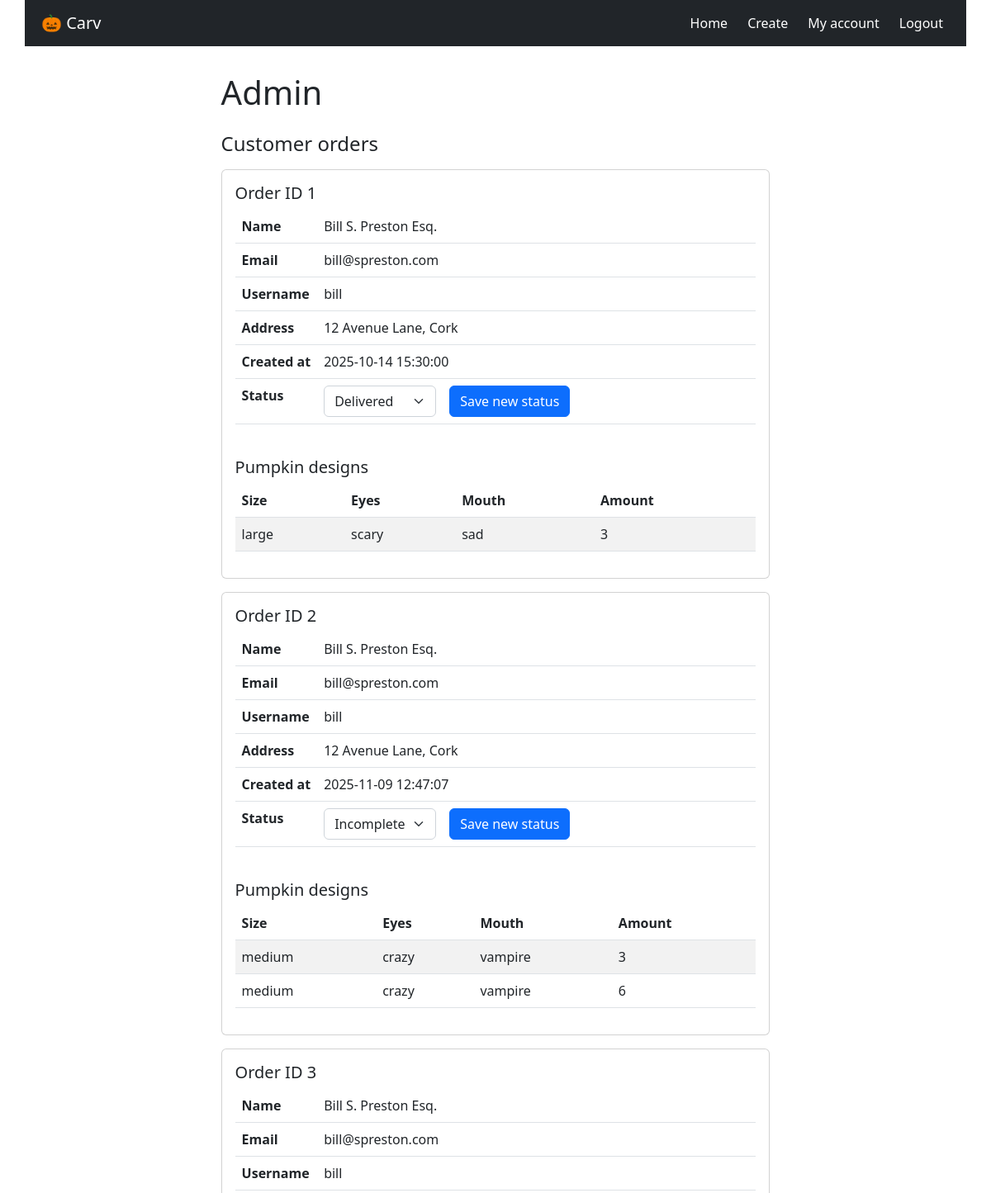
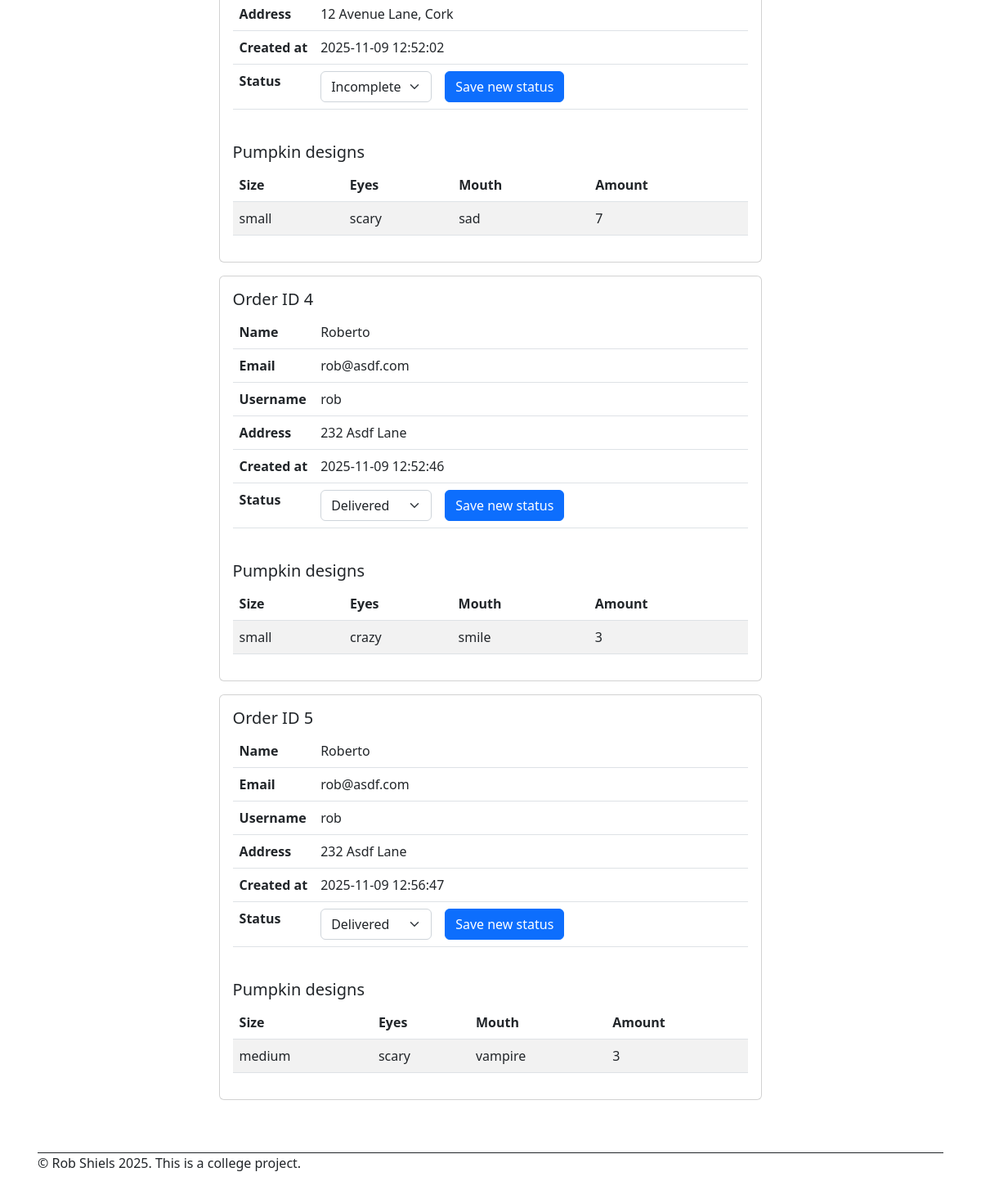
Page /admin (signed in) on the earlier database version (2 pictures, top to bottom).
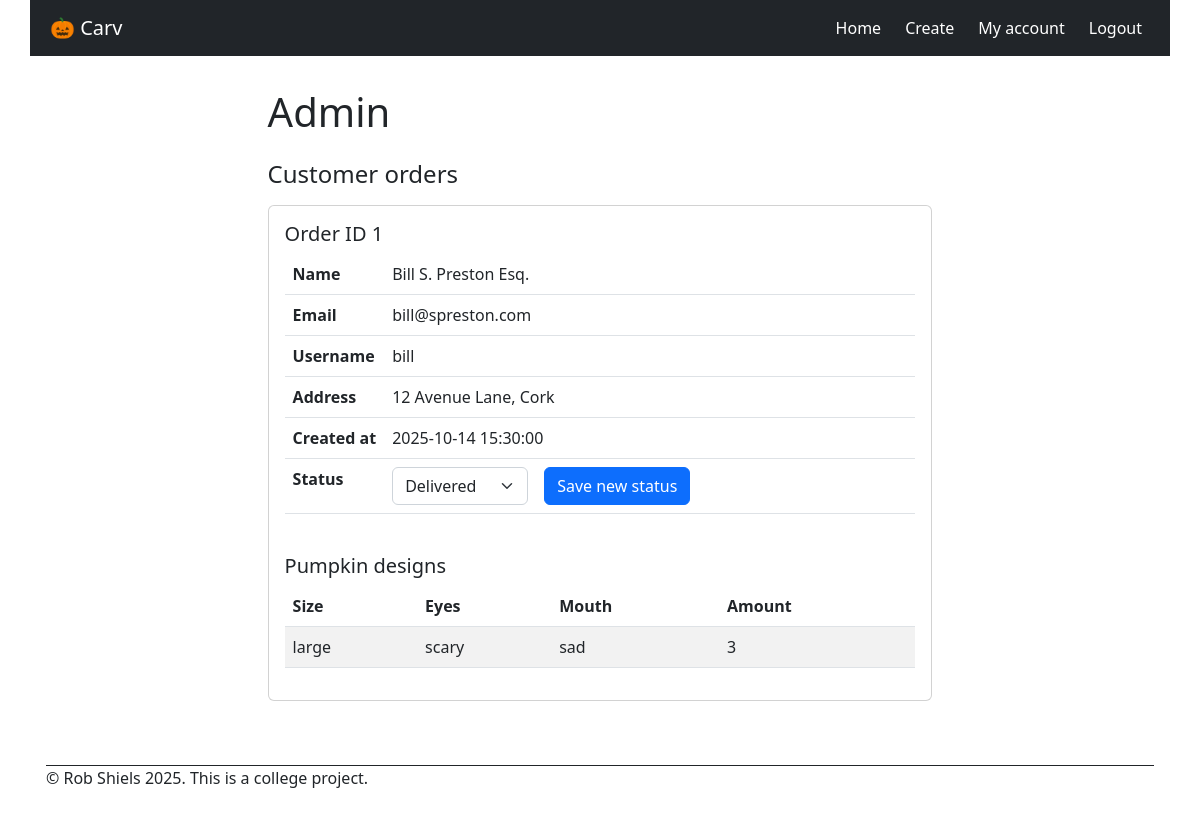
Same page on the later database version.
### models.py (models this page shows, shortened)
class Order(db.Model):
    __tablename__ = 'order'
    order_id: Mapped[int] = mapped_column(primary_key=True)
    created_at: Mapped[datetime] = mapped_column(nullable=False,  default=lambda: datetime.now(timezone.utc).replace(microsecond=0))
    status: Mapped[str] = mapped_column(nullable=True)
    customer_id: Mapped[int] = mapped_column(db.ForeignKey('user.user_id'), nullable=False) # Add 'delete' button to delete customer and all associated ordres
    customer = db.relationship('User', back_populates='orders')
    pumpkins = db.relationship('PumpkinDesign', back_populates='order',  cascade='all, delete-orphan', passive_deletes=True )  # one-to-many

class User(db.Model, UserMixin):
    __tablename__ = 'user'
    user_id: Mapped[int] = mapped_column(primary_key=True)
    username: Mapped[str] = mapped_column(nullable=False)
    password: Mapped[str] = mapped_column(nullable=False)
    name: Mapped[str] = mapped_column(nullable=False)
    email: Mapped[str] = mapped_column(nullable=False, unique=True)
    address: Mapped[str] = mapped_column(nullable=False)
    role: Mapped[str] = mapped_column(nullable=False, default="customer")
    orders = db.relationship('Order', back_populates='customer')

class PumpkinDesign(db.Model):
    __tablename__ = 'pumpkin_design'
    design_id: Mapped[int] = mapped_column(primary_key=True)
    size: Mapped[str] = mapped_column(nullable=False)
    eyes: Mapped[str] = mapped_column(nullable=False)
    mouth: Mapped[str] = mapped_column(nullable=False)
    amount: Mapped[int] = mapped_column(nullable=False)
    created_at: Mapped[datetime] = mapped_column(nullable=False,  default=lambda: datetime.now(timezone.utc).replace(microsecond=0))
    order_id: Mapped[int] = mapped_column(db.ForeignKey('order.order_id', ondelete='CASCADE'), nullable=False)
    order = db.relationship('Order', back_populates='pumpkins')

### app.py (the view)
@app.route("/admin")
@login_required
def admin_page():
    orders = Order.query.order_by(Order.order_id).all()
    return render_template("admin.html", orders=orders)

### app.py (called while the page is built)
@login_manager.user_loader
def load_user(user_id):
    return User.query.get(int(user_id))

### templates/admin.html (shortened to what this page needs)
{% set title = "Admin" %}
{% extends "base.html" %}
{% block main %}
<h4 class="card-title mb-3">Customer orders</h4>
{% for order in orders %}
<div class="card mb-3">
    <div class="card-body">
        <div class="pb-4">
            <h5>Order ID {{ order.order_id }}</h5>
            <table class="table">
                <tbody>
                    <tr>
                        <th scope="row" class="hug">Name</th>
                        <td>{{ order.customer.name }}</td>
                    </tr>
                    <tr>
                        <th scope="row" class="hug">Email</th>
                        <td>{{ order.customer.email }}</td>
                    </tr>
                    <tr>
                        <th scope="row" class="hug">Username</th>
                        <td>{{ order.customer.username }}</td>
                    </tr>
                    <tr>
                        <th scope="row" class="hug">Address</th>
                        <td>{{ order.customer.address }}</td>
                    </tr>
                    <tr>
                        <th scope="row" class="hug">Created at</th>
                        <td>{{ order.created_at }}</td>
                    </tr>
                    <tr>
                        <th scope="row" class="hug">Status</th>
                        <td>
                            <form action="{{ url_for('update_status', order_id=order.order_id) }}" method="POST"
                                class="row g-3">
                                <div class="col-auto"> <select name="status" class="order-status form-select"
                                        data-status="{{ order.status or '' }}" aria-label="Order status">
                                        <option value="Incomplete">Incomplete</option>
                                        <option value="Delivered">Delivered</option>
                                    </select>
                                </div>
                                <div class="col-auto">
                                    <button type="submit" class="btn btn-primary ">Save new status</button>
                                </div>
                            </form>
                        </td>
                    </tr>
                </tbody>
            </table>
        </div>
        <h5 class="card-title ">Pumpkin designs</h5>
        {% if order.pumpkins %}
        <table class="table table-striped">
            <thead>
                <tr>
                    <th>Size</th>
                    <th>Eyes</th>
                    <th>Mouth</th>
                    <th>Amount</th>
                </tr>
            </thead>
            <tbody>
                {% for pumpkin in order.pumpkins %}
                <tr>
                    <td>{{ pumpkin.size }}</td>
                    <td>{{ pumpkin.eyes }}</td>
                    <td>{{ pumpkin.mouth }}</td>
                    <td>{{ pumpkin.amount }}</td>
                </tr>
                {% endfor %}
            </tbody>
        </table>
        {% else %}
        <p class="text-muted">No pumpkins were added to this order. Please contact the customer.</p>
        {% endif %}
    </div>
</div>
{% endfor %}
{% endblock %}

### templates/base.html (shortened to what this page needs)
<!DOCTYPE html>
<html lang="en">
<head>
  <link rel="stylesheet" href="https://cdn.jsdelivr.net/npm/bootstrap@5.2.3/dist/css/bootstrap.min.css"
>
  <link rel="stylesheet" href="https://cdn.jsdelivr.net/npm/bootstrap-icons@1.3.0/font/bootstrap-icons.css">
  <link rel="stylesheet" href="{{ url_for('static', filename='css/style.css') }}">
</head>
<body>
  <div id="wrapper">
    <nav class="navbar navbar-expand-lg navbar-dark bg-dark p-2">
      <div class="container-fluid">
        <a class="navbar-brand" href="{{ url_for('index') }}">
          🎃
             Carv
        </a>
        <div class="collapse navbar-collapse" id="navbarNav">
          <ul class="navbar-nav ms-auto gap-2">
            <li class="nav-item">
              <a class="nav-link active" aria-current="page" href="{{ url_for('index') }}">Home</a>
            </li>
            <li class="nav-item">
              <a class="nav-link active" href="{{ url_for('create_pumpkin_page') }}">Create</a>
            </li>
            {% if current_user.is_authenticated %}
            <li class="nav-item">
              {% if current_user.role == 'admin' %}
              <a class="nav-link active" href="{{ url_for('admin_page') }}">Admin</a>
              {% else %}
              <a class="nav-link active" href="{{ url_for('my_account') }}">My account</a>
              {% endif %}
            </li>
            <li class="nav-item">
              <a class="nav-link active" href="{{ url_for('logout') }}">Logout</a>
            </li>
            {% endif %}
          </ul>
        </div>
      </div>
    </nav>
    <main>
      <div class="title-block">
        <h1 class="mb-4">{{ title or "Welcome" }}</h1>
      </div>
      {% block main %}
      {% endblock %}
    </main>
    <footer class="m-3">
      <p>&copy; Rob Shiels 2025. This is a college project.</p>
    </footer>
  </div>
</body>
</html>

### static/css/style.css (style rules this page uses)
* { margin: 0px; padding: 0px; font-size: 16px; }
html { height: 100%; color: white; }
body { margin: 0px; min-height: 100vh; }
nav { grid-area: nav; }
main { grid-area: main; }
footer { grid-area: footer; }
#wrapper { min-height: 100vh; margin-left: auto; margin-right: auto; background-color: white; display: grid; gap: 16px; grid-template-rows: auto 1fr auto; grid-template-areas: "nav" "main" "footer"; }
main { padding: 16px 16px; display: flex; flex-wrap: wrap; align-content: center; flex-direction: column; }
footer { border-top: 1px solid #212529; margin-top: auto; }
.table td.hug, .table th.hug { width: 1%; white-space: nowrap; }
@media (min-width: 480px) { body { margin: 0px 24px; max-width: 1140px; margin-left: auto; margin-right: auto; } }
@media (min-width: 480px) { .card { width:60%; } }

Differences in the rows shown:
removed Order: order_id "2", customer.name "Bill S. Preston Esq.", customer.email "bill@spreston.com", customer.username "bill", customer.address "12 Avenue Lane, Cork", created_at "2025-11-09 12:47:07", status "Incomplete"
removed PumpkinDesign: size "medium", eyes "crazy", mouth "vampire", amount "3", shown under "2"
removed PumpkinDesign: size "medium", eyes "crazy", mouth "vampire", amount "6", shown under "2"
removed Order: order_id "3", customer.name "Bill S. Preston Esq.", customer.email "bill@spreston.com", customer.username "bill", customer.address "12 Avenue Lane, Cork", created_at "2025-11-09 12:52:02", status "Incomplete"
removed PumpkinDesign: size "small", eyes "scary", mouth "sad", amount "7", shown under "3"
removed Order: order_id "4", customer.name "Roberto", customer.email "rob@asdf.com", customer.username "rob", customer.address "232 Asdf Lane", created_at "2025-11-09 12:52:46", status "Delivered"
removed PumpkinDesign: size "small", eyes "crazy", mouth "smile", amount "3", shown under "4"
removed Order: order_id "5", customer.name "Roberto", customer.email "rob@asdf.com", customer.username "rob", customer.address "232 Asdf Lane", created_at "2025-11-09 12:56:47", status "Delivered"
removed PumpkinDesign: size "medium", eyes "scary", mouth "vampire", amount "3", shown under "5"
